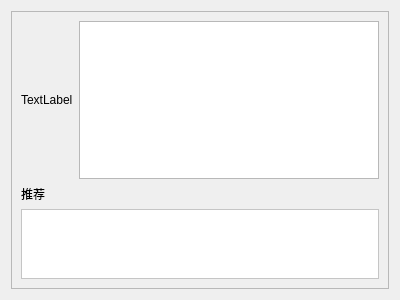
<?xml version="1.0" encoding="UTF-8"?>
<ui version="4.0">
 <class>FilmPage</class>
 <widget class="QWidget" name="FilmPage">
  <property name="geometry">
   <rect>
    <x>0</x>
    <y>0</y>
    <width>400</width>
    <height>300</height>
   </rect>
  </property>
  <property name="windowTitle">
   <string>Form</string>
  </property>
  <layout class="QVBoxLayout" name="verticalLayout">
   <item>
    <widget class="QScrollArea" name="scrollArea">
     <property name="widgetResizable">
      <bool>true</bool>
     </property>
     <widget class="QWidget" name="scrollAreaWidgetContents">
      <property name="geometry">
       <rect>
        <x>0</x>
        <y>0</y>
        <width>380</width>
        <height>280</height>
       </rect>
      </property>
      <layout class="QVBoxLayout" name="verticalLayout_2">
       <item>
        <layout class="QHBoxLayout" name="horizontalLayout">
         <item>
          <widget class="QLabel" name="posterLabel">
           <property name="sizePolicy">
            <sizepolicy hsizetype="Minimum" vsizetype="Preferred">
             <horstretch>0</horstretch>
             <verstretch>0</verstretch>
            </sizepolicy>
           </property>
           <property name="text">
            <string>TextLabel</string>
           </property>
          </widget>
         </item>
         <item>
          <widget class="QTextBrowser" name="infoLabel">
           <property name="sizePolicy">
            <sizepolicy hsizetype="Expanding" vsizetype="Expanding">
             <horstretch>0</horstretch>
             <verstretch>0</verstretch>
            </sizepolicy>
           </property>
          </widget>
         </item>
        </layout>
       </item>
       <item>
        <widget class="QLabel" name="recommendTextLabel">
         <property name="text">
          <string>推荐</string>
         </property>
        </widget>
       </item>
       <item>
        <widget class="QScrollArea" name="recommScrollArea">
         <property name="sizePolicy">
          <sizepolicy hsizetype="Preferred" vsizetype="Minimum">
           <horstretch>0</horstretch>
           <verstretch>0</verstretch>
          </sizepolicy>
         </property>
         <property name="styleSheet">
          <string notr="true">background-color: rgb(255, 255, 255)</string>
         </property>
         <property name="verticalScrollBarPolicy">
          <enum>Qt::ScrollBarAlwaysOff</enum>
         </property>
         <property name="widgetResizable">
          <bool>true</bool>
         </property>
         <widget class="QWidget" name="scrollAreaWidget">
          <property name="geometry">
           <rect>
            <x>0</x>
            <y>0</y>
            <width>360</width>
            <height>68</height>
           </rect>
          </property>
          <property name="sizePolicy">
           <sizepolicy hsizetype="Expanding" vsizetype="Minimum">
            <horstretch>0</horstretch>
            <verstretch>0</verstretch>
           </sizepolicy>
          </property>
         </widget>
        </widget>
       </item>
      </layout>
     </widget>
    </widget>
   </item>
  </layout>
 </widget>
 <resources/>
 <connections/>
</ui>
